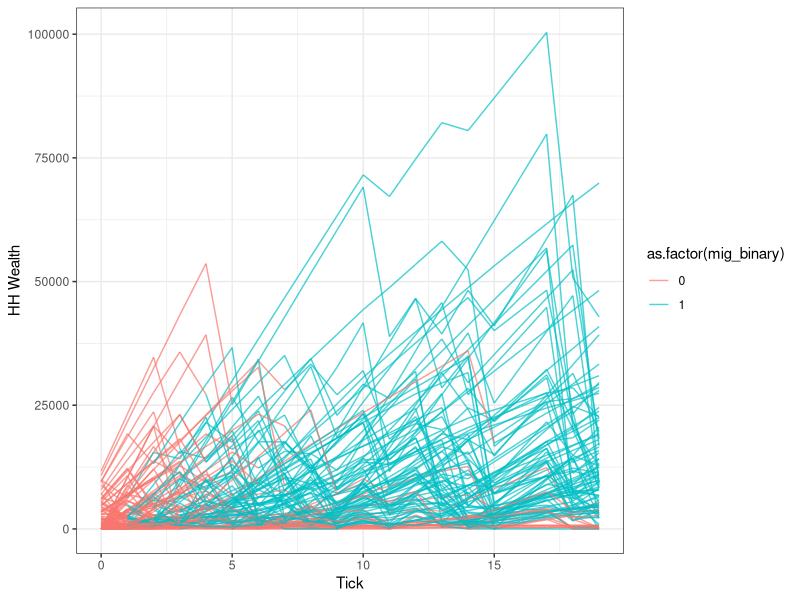
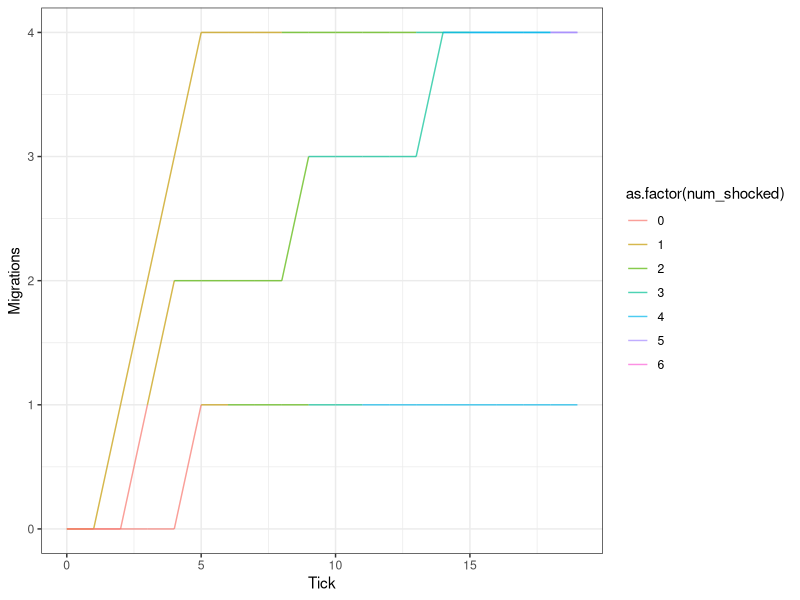

Generate these figures, in order, with R:
library(tidyverse)


hh_track = read_csv("track_hh.csv") %>%
  select(-1)

mc_runs = as.data.frame(rep(1:50, each = 2000, times = 1))
names(mc_runs) = "mc_run"

hh_track = hh_track %>% cbind(mc_runs) 
 
hh_track <- hh_track %>% 
 mutate(mig_binary = ifelse(migrations > 0, 1, 0))

hh_track_1 = hh_track %>%
  filter(mc_run == 1)

hh_track_1 %>% 
  ggplot()+
  geom_line(aes(x = tick, y = wealth, group= hh_id, color = as.factor(mig_binary)), alpha = 0.7)+
  theme_bw()+
  labs(x = "Tick", y = "HH Wealth")
  

hh_track_1 %>% 
  filter(hh_id == 2| hh_id == 10 | hh_id == 20)%>%
  ggplot()+
  geom_line(aes(x = tick, y = migrations, group= hh_id, color = as.factor(num_shocked)), alpha = 0.7)+
  theme_bw()+
  labs(x = "Tick", y = "Migrations")
